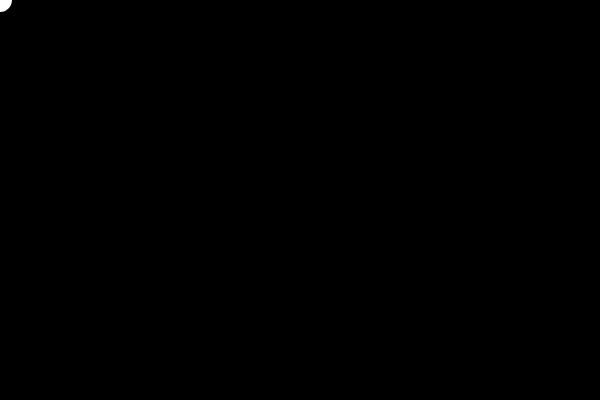
Frame 1 (no input)
Frame 60 (no input): identical to frame 1, image omitted
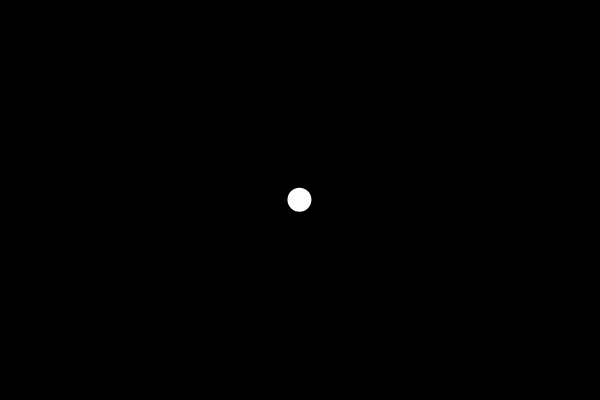
Frame 120 (the mouse pressed at the canvas centre since frame 60)

The p5.js sketch that drew these frames (run headless with seeded random() and noise() and a simulated clock; from frame 60 on, the mouse is pressed at the canvas centre):

// p5.js sketch
// ── sketch.js
/*
 * Basic  Drawing 基础图形绘画
 * Yuli Cai  / caiyuli.com
 */

// Example: function, easing，Modularity
// 示例:函数定义, 淡入淡出， 模块化, 效果调整器

let xPos = 0;
let yPos = 0;
let diffx = diffy = 0;
let easing = 0.1;

function setup() {
  createCanvas(600, 400);
  fill(255);
}

function draw() {
  background(0);
  // normalFollowing(); // 叫哪个函数，起不同的作用
  easingEffect();
  strokeWeight(4);
  stroke(255);
  ellipse(xPos, yPos, 20, 20);
}

/*
 * 以下两个函数都是针对椭圆位置做出改变
 */

// 基本淡入淡出作用
function easingEffect() {
  diffx = mouseX - xPos;
  diffy = mouseY - yPos;
  xPos = xPos + easing * diffx;
  yPos = yPos + easing * diffy;
}
// 单纯鼠标跟随效果
function normalFollowing() {
  xPos = mouseX;
  yPos = mouseY;
}
